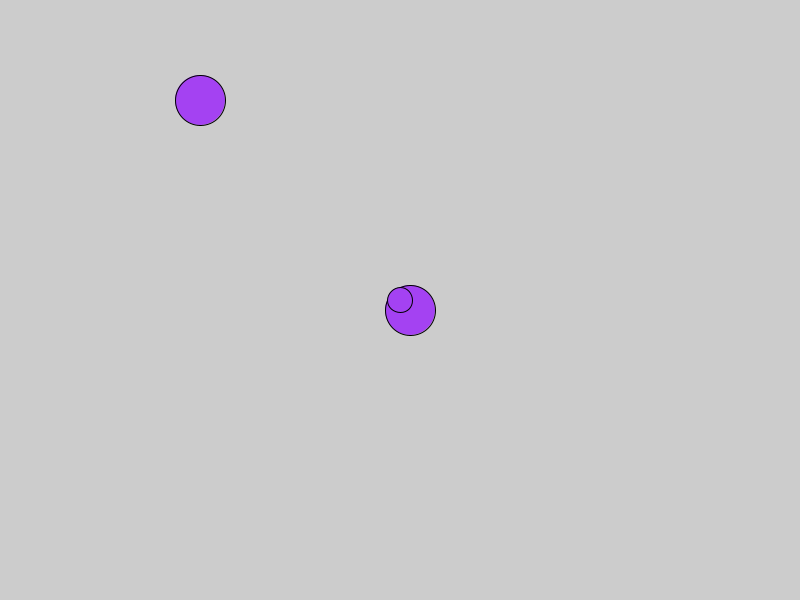
Frame 1 (no input)
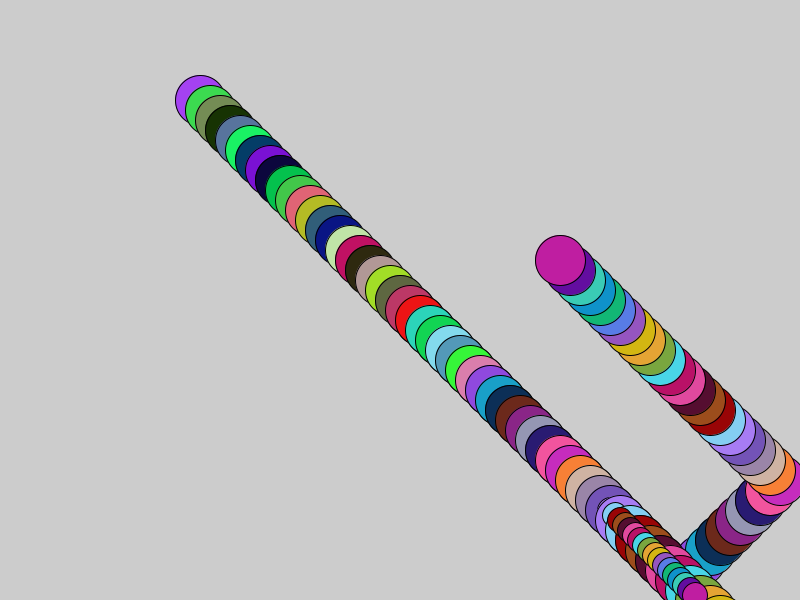
Frame 60 (the mouse pressed at the canvas centre just before this capture)
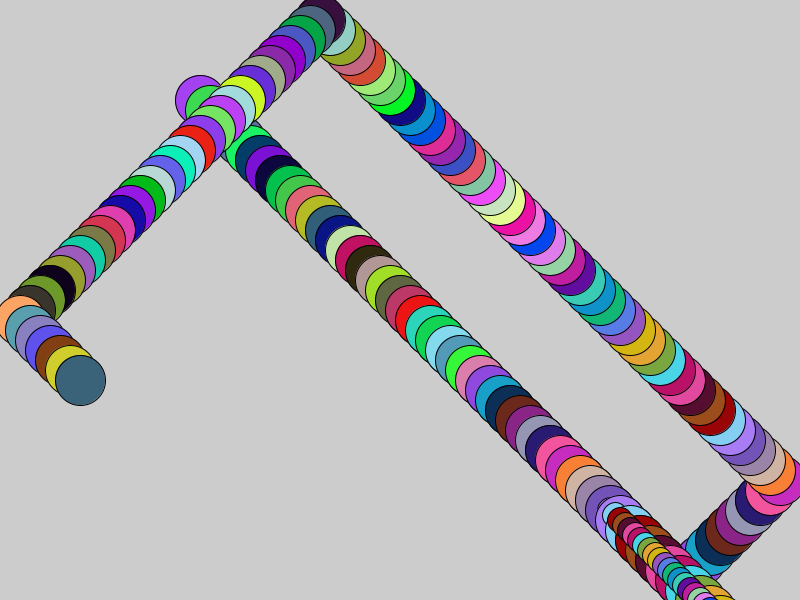
Frame 120 (the mouse held since frame 60 and released just before this capture)

The Processing sketch that drew these frames (run headless with seeded random() and noise(); from frame 60 on, the mouse is pressed at the canvas centre):

// Processing sketch: Tutorial3
// ── Tutorial3.pde
//Bouncing Ball, Beginner Physics, Reversing Values, Objects Tutorial
//declaration and assignement can be combined.
float x = 400;
int y = 300;
//represents x speed, stored in variable for manipulation purposes.
//if you change the x and y speed to unequal values you change the angle of
//the bounce
float xSpeed = 10;
float ySpeed = 10;
Ball b = new Ball(400, 300, 5, 5, 25);
Ball b2 = new Ball(200, 100, 10, 10, 50);
void setup()
{
  size(800, 600);
  
}

void draw()
{
  //disabled for trailing.
  //background(0);
  fill(random(255), random(255), random(255));
  
  x += xSpeed;
  /*if the ellipse is of the screen on the right or 0 for the left, make 
  the speed negative. We use - 25 to bounce from its sides and not its
  center point.*/
  if(x + 25 > width || x - 25 < 0)
  {
    //reverses value to negative, shorthand for * -1
    xSpeed *= -1;
  }
  
  y += ySpeed;
  if(y + 25 > height || y - 25 < 0)
  {
    //reverses value to negative, shorthand for * -1
    ySpeed *= -1;
  }
  
  ellipse(x, y, 50, 50);
  b.display();
  b.move();
  b2.display();
  b2.move();
}

// ── Ball.pde
//Object with Setters and Getters
public class Ball
{
  //Attributes
  private int y = 100;
  private int ySpeed = 5;
  private int x = 400;
  private int xSpeed = 0;
  private int size = 50;
  //Constructor with x and y coordinates.
  public Ball(int x, int y, int ySpeed, int xSpeed, int size)
  {
    this.y = y;
    this.ySpeed = ySpeed;
    this.x = x;
    this.xSpeed = xSpeed;
    this.size = size;
  }
  //Methods
  public void move()
  {
    y += ySpeed;
    x += xSpeed;
  }
  
  public void setYSpeed(int ySpeed)
  {
    this.ySpeed = ySpeed; 
  }
  
  //or this
  /*
      public void setYSpeed(int newY)
      {
        ySpeed = newY; 
      }
  */
  
  public void setXSpeed(int xSpeed)
  {
    this.xSpeed = xSpeed; 
  }
  
  public int getXSpeed()
  {
    return xSpeed; 
  }
  
  public int getYSpeed()
  {
    return ySpeed; 
  }
  
  public void display()
  {
    ellipse(x, y, size, size);
  }
}
